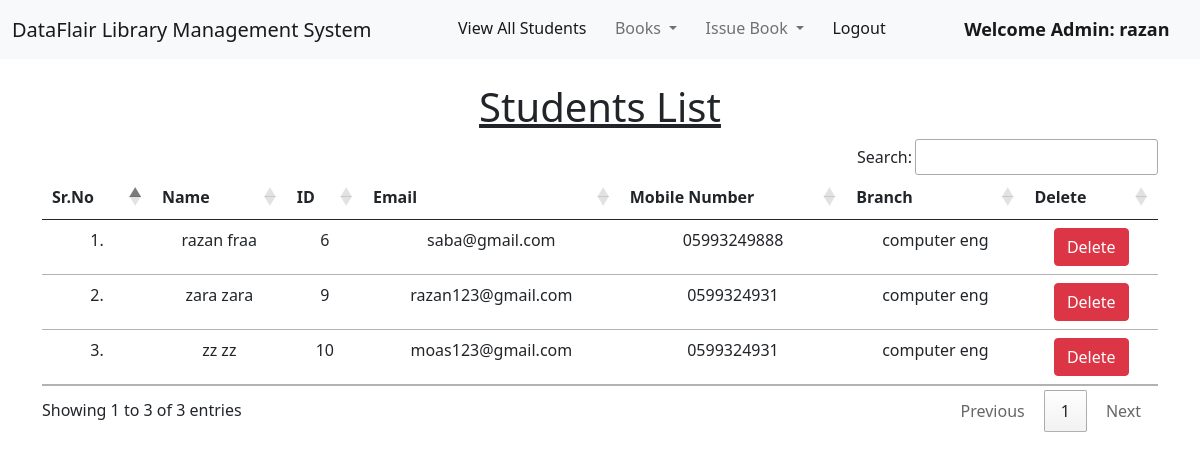
Page /view_students/ (signed in) on the committed database.
### library/models.py (models this page shows, shortened)
class Student(models.Model):
    name_stu = models.OneToOneField(User, on_delete=models.CASCADE)
    stu_id = models.CharField(max_length=10, blank=True)
    special = models.CharField(max_length=10)
    phone = models.CharField(max_length=10, blank=True)
    image = models.ImageField(upload_to="", blank=True)

### library/views.py (the view)
# urls.py: path("view_students/", views.view_students, name="view_students"),
@login_required(login_url = '/admin_login')
def view_students(request):
    students = Student.objects.all()
    return render(request, "student/view_students.html", {'students':students})

### library/templates/student/view_students.html (shortened to what this page needs)
{% extends 'admin/admin_navbar.html' %}
{% load static %}
{% block body %}
<div class="container mt-4">
    <h1 class="text-center"><u>Students List</u></h1>
    <table class="table table-hover" id="example">
        <thead>
            <tr class="text-center">
                <th>Sr.No</th>
                <th>Name</th>
                <th>ID</th>
                <th>Email</th>
                <th>Mobile Number</th>
                <th>Branch</th>
                <th>Delete</th>
            </tr>
        </thead>
        <tbody>
            {% for student in students %}
            <tr class="text-center">
                <td>{{forloop.counter}}.</td>
                <td>{{student.name_stu.get_full_name}}</td>
                <td>{{student.name_stu.id}}</td>
                <td>{{student.name_stu.email}}</td>
                <td>{{student.phone}}</td>
                <td>{{student.special}}</td>
                <td><a href="/delete_student/{{student.id}}/" class="btn btn-danger" onclick="return confirm('Are you sure you want to delete this student?')">Delete</a></td>
            </tr>
            {% endfor %}
        </tbody>
    </table>
    </div>
{% endblock %}

### library/templates/admin/admin_navbar.html (shortened to what this page needs)
<!doctype html>
<html lang="en">
  <head>
    <link href="https://cdn.jsdelivr.net/npm/bootstrap@5.1.0/dist/css/bootstrap.min.css" rel="stylesheet">
    <link rel="stylesheet" href="https://cdn.datatables.net/1.10.25/css/jquery.dataTables.min.css">
    <link rel="stylesheet" href="https://cdn.datatables.net/buttons/1.7.1/css/buttons.dataTables.min.css">
  </head>
  <body>
    <nav class="navbar navbar-expand-lg navbar-light bg-light">
        <div class="container-fluid">
          <a class="navbar-brand" href="#">DataFlair Library Management System</a>
          <div class="collapse navbar-collapse" id="navbarSupportedContent">
            <ul class="navbar-nav me-auto mb-2 mb-lg-0">
              <li class="nav-item">
                <a class="nav-link active" aria-current="page" href="{% url 'view_students'%}">View All Students</a>
              </li>
              <li class="nav-item dropdown">
                <a class="nav-link dropdown-toggle" href="#" id="navbarDropdown" role="button" data-bs-toggle="dropdown" aria-expanded="false">
                  Books
                </a>
              </li>
              <li class="nav-item dropdown">
                <a class="nav-link dropdown-toggle" href="#" id="navbarDropdown" role="button" data-bs-toggle="dropdown" aria-expanded="false">
                  Issue Book
                </a>
              </li>
              <li class="nav-item">
                <a class="nav-link active" aria-current="page" href="{% url 'logout' %}">Logout</a>
              </li>
              <li class="nav-item">
                <a style="font-weight:600; font-family:'Segoe UI', Tahoma, Geneva, Verdana, sans-serif; font-size: large;" class="nav-link active" href="#">Welcome Admin: {{request.user}}</a>
              </li>
            </ul>
          </div>
        </div>
      </nav>
      {% block body %}
      {% endblock %}
  </body>
</html>

### rows in the picture
Student: name_stu.get_full_name "razan fraa", name_stu.id "6", name_stu.email "saba@gmail.com", phone "05993249888", special "computer eng"
Student: name_stu.get_full_name "zara zara", name_stu.id "9", name_stu.email "razan123@gmail.com", phone "0599324931", special "computer eng"
Student: name_stu.get_full_name "zz zz", name_stu.id "10", name_stu.email "moas123@gmail.com", phone "0599324931", special "computer eng"

### other values in the picture
{{ request.user }} "razan"
